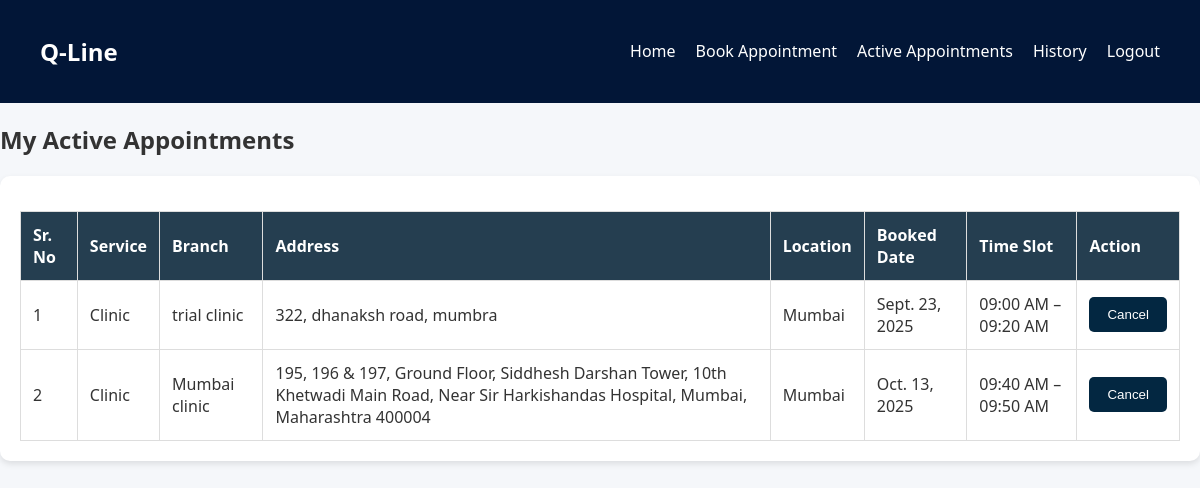
Before: /bookings/active_appointments/ (signed in) with the older database file.
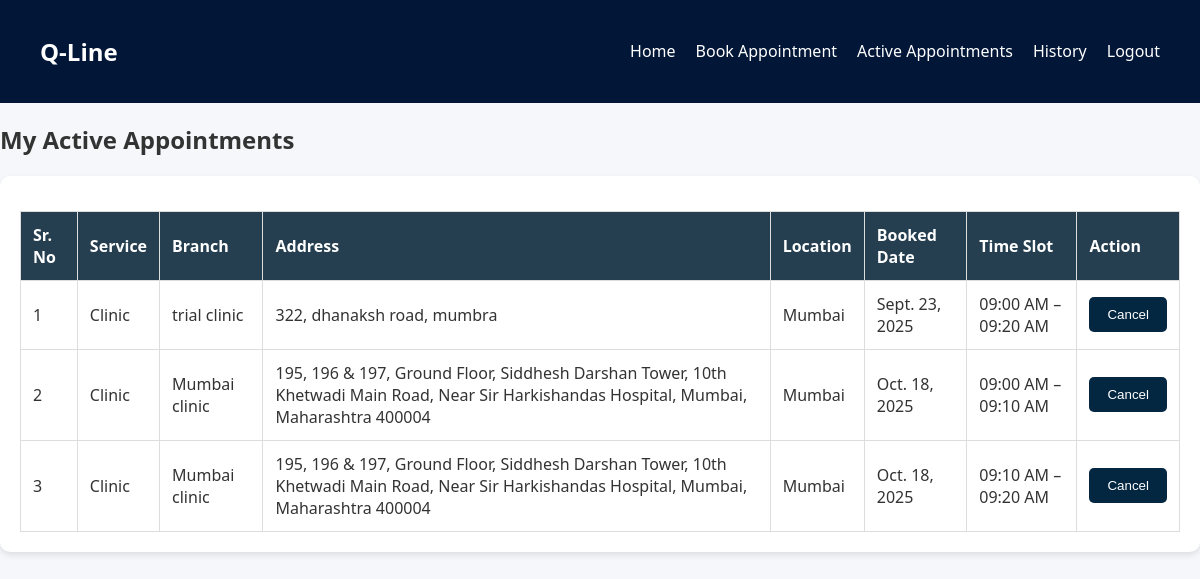
After: the same page with the newer database file.
### bookings/models.py (models this page shows, shortened)
class Appointment(models.Model):
    user = models.ForeignKey(User, on_delete=models.CASCADE)
    org = models.ForeignKey(Organization, on_delete=models.CASCADE)
    name = models.CharField(max_length=100)
    date = models.DateField()
    time_slot = models.CharField(max_length=20)
    phone = models.CharField(max_length=15)
    status = models.CharField(max_length=20, default="Booked")
    updated_at = models.DateTimeField(auto_now=True)

### staff/models.py (models this page shows, shortened)
class Organization(models.Model):
    SERVICE_CHOICES = [
        ('clinic', 'Clinic'),
        ('salon', 'Salon'),
        ('consultancy', 'Consultancy'),
        ('hospital', 'Hospital'),
    ]
    staff = models.ForeignKey(Staff, on_delete=models.CASCADE, related_name="organizations")
    org_name = models.CharField(max_length=200)
    service_type = models.CharField(max_length=50, choices=SERVICE_CHOICES)
    location = models.CharField(max_length=100)
    branch_address = models.TextField()
    phone_number = models.CharField(max_length=10, validators=[phone_validator])
    working_hours = models.CharField(max_length=50, validators=[time_range_validator])
    appointment_duration = models.PositiveIntegerField()
    created_at = models.DateTimeField(auto_now_add=True)
    is_active = models.BooleanField(default=True)
    disabled_since = models.DateField(null=True, blank=True)

### bookings/views.py (the view)
# urls.py: path('active_appointments/', views.active_appointments, name='active_appointment'),
@login_required
def active_appointments(request):
    active_appointments = Appointment.objects.filter(
        user=request.user,
        status="Booked"
    ).order_by("date", "time_slot")
    return render(request, "bookings/active_appointment.html", {
        "active_appointments": active_appointments
    })

### bookings/templates/bookings/active_appointment.html (shortened to what this page needs)
{% extends "users/base.html" %}
{% block content %}
<h2>My Active Appointments</h2>
<div class="card">
    <table>
        <thead>
            <tr>
                <th>Sr. No</th>
                <th>Service</th>
                <th>Branch</th>
                <th>Address</th>
                <th>Location</th>
                <th>Booked Date</th>
                <th>Time Slot</th>
                <th>Action</th>
            </tr>
        </thead>
        <tbody>
            {% for appointment in active_appointments %}
            <tr onclick="showDetails('{{ appointment.id }}')" style="cursor:pointer;">
                <td>{{ forloop.counter }}</td>
                <td>{{ appointment.org.get_service_type_display }}</td>
                <td>{{ appointment.org.org_name }}</td>
                <td>{{ appointment.org.branch_address }}</td>
                <td>{{ appointment.org.location }}</td>
                <td>{{ appointment.date }}</td>
                <td>{{ appointment.time_slot }}</td>
                <td>
                    <form method="post" action="{% url 'cancel_appointment' appointment.id %}"
                        onsubmit="return confirm('Are you sure you want to cancel this appointment?');">
                        <button type="submit" class="btn">Cancel</button>
                    </form>
                </td>
            </tr>
            {% empty %}
            <tr>
                <td colspan="8">No active appointments</td>
            </tr>
            {% endfor %}
        </tbody>
    </table>
</div>
{% endblock %}

Changed rows visible on the page:
no longer on this page (row edited): Appointment: org.service_type "Clinic", org.org_name "Mumbai clinic", org.branch_address "195, 196 & 197, Ground Floor, Siddhesh Darshan Tower, 10th Khetwadi Main Road, Near Sir Harkishandas Hospital, Mumbai, Maharashtra 400004", org.location "Mumbai", date "Oct. 13, 2025", time_slot "09:40 AM – 09:50 AM"
added Appointment: org.service_type "Clinic", org.org_name "Mumbai clinic", org.branch_address "195, 196 & 197, Ground Floor, Siddhesh Darshan Tower, 10th Khetwadi Main Road, Near Sir Harkishandas Hospital, Mumbai, Maharashtra 400004", org.location "Mumbai", date "Oct. 18, 2025", time_slot "09:00 AM – 09:10 AM"
added Appointment: org.service_type "Clinic", org.org_name "Mumbai clinic", org.branch_address "195, 196 & 197, Ground Floor, Siddhesh Darshan Tower, 10th Khetwadi Main Road, Near Sir Harkishandas Hospital, Mumbai, Maharashtra 400004", org.location "Mumbai", date "Oct. 18, 2025", time_slot "09:10 AM – 09:20 AM"
